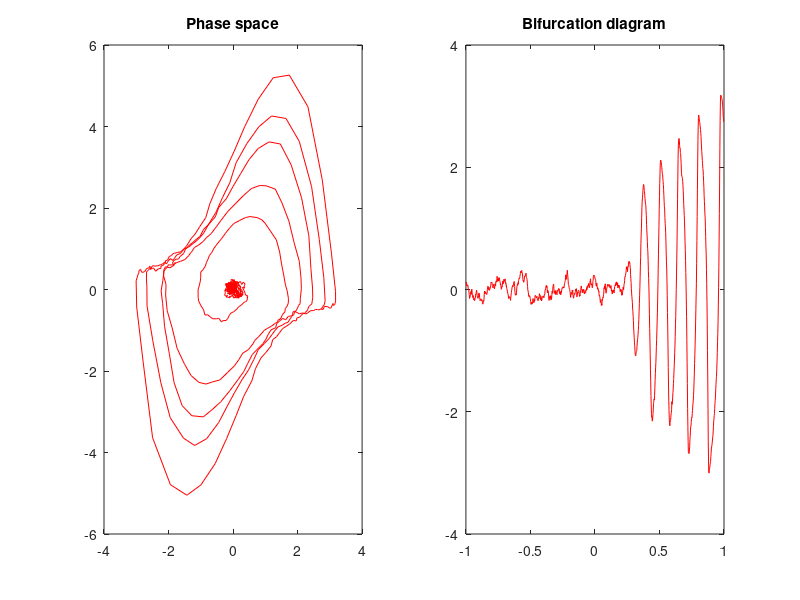

This figure's MATLAB source:
% Define initial conditions.
t0 = 0;
tfinal = 100;
stepsize=0.1;
steps=(tfinal-t0)/stepsize;
x0 = .1; 
y0 = .1;
sigma=0.1;
mu0   =  0;
mu1   =  -1;
mu2   = 1;
% Euler method for stochastic ODE 
x(1) = x0; 
y(1) = y0;
t(1) = t0;
mu(1)= mu1; 
for k = 1:1:steps, 
x(k+1)=x(k)+stepsize*(y(k))+sigma*randn*sqrt(stepsize);
y(k+1)=y(k)+stepsize*(-x(k)+(2*mu(k)-x(k)^2)*y(k))+sigma*randn*sqrt(stepsize);  
t(k+1)=t(k)+stepsize;
mu(k+1)=((t(k+1)-t0)/(tfinal-t0))*(mu2-mu1)+mu1;
end
subplot(1,2,1)
% The plot coordinates are x and y
plot (x(:),y(:),'r')
title ('Phase space')
subplot(1,2,2)
% The plot coordinates are mu (the parameter) and x (the x-variable) 
plot(mu(:),x(:),'r')
title('Bifurcation diagram')
z=[mu(:), x(:)];
% Write data in the file hopf.txt 
dlmwrite('vanderpolhopf.txt',z)